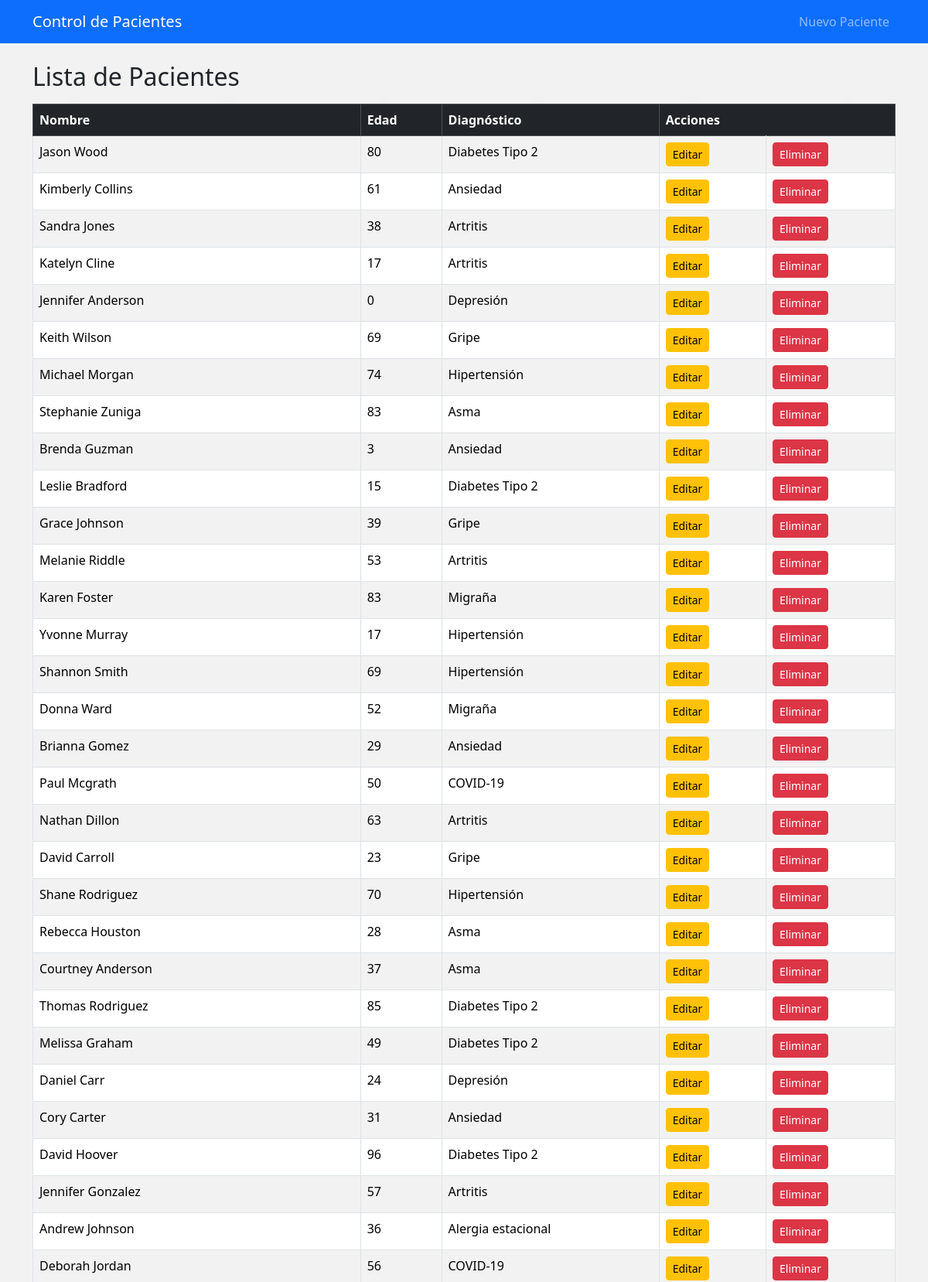
The page / (upper part) on the database its author committed.
### tables this page shows
CREATE TABLE Pacientes (
                id INTEGER PRIMARY KEY AUTOINCREMENT,
                nombre TEXT NOT NULL,
                edad INTEGER NOT NULL,
                diagnostico TEXT NOT NULL
            );

### app.py (the view)
@app.route('/')
def index():
    try:
        pacientes = db.obtener_pacientes()  # Fetch patients from the database
        return render_template('index.html', pacientes=pacientes)
    except Exception as e:
        logger.error(f"Error retrieving pacientes: {e}")
        return render_template('error.html', message="Failed to retrieve patient data.")

### app.py (called while the page is built)
@app.context_processor
def inject_current_year():
    return {'current_year': datetime.now().year}

### db.py (called while the page is built)
def handle_db_error(func):
    def wrapper(*args, **kwargs):
        try:
            return func(*args, **kwargs)
        except sqlite3.Error as e:
            print(f"Database error in {func.__name__}: {e}")
            return None
    return wrapper

@handle_db_error
def obtener_pacientes() -> List[sqlite3.Row]:
    with sqlite3.connect(DATABASE_PATH) as conn:
        conn.row_factory = sqlite3.Row
        cursor = conn.cursor()
        cursor.execute(f'SELECT * FROM {TABLE_PACIENTES}')
        return cursor.fetchall()

### templates/index.html (shortened to what this page needs)
{% extends "base.html" %}
{% block content %}
<section>
    <h2 class="mb-3">Lista de Pacientes</h2>
    <table class="table table-bordered table-striped">
        <thead class="table-dark">
            <tr>
                <th>Nombre</th>
                <th>Edad</th>
                <th>Diagnóstico</th>
                <th colspan="2">Acciones</th>
            </tr>
        </thead>
        <tbody>
            {% for paciente in pacientes %}
            <tr>
                <td>{{ paciente[1] }}</td>
                <td>{{ paciente[2] }}</td>
                <td>{{ paciente[3] }}</td>
                <td>
                    <a href="{{ url_for('editar_paciente', id=paciente[0]) }}" class="btn btn-warning btn-sm">Editar</a>
                </td>
                <td>
                    <a href="{{ url_for('eliminar_paciente', id=paciente[0]) }}" class="btn btn-danger btn-sm">Eliminar</a>
                </td>
            </tr>
            {% else %}
            <tr>
                <td colspan="5" class="text-center">No hay pacientes registrados.</td>
            </tr>
            {% endfor %}
        </tbody>
    </table>
</section>
{% endblock %}

### templates/base.html (shortened to what this page needs)
<!DOCTYPE html>
<html lang="es">
<head>
    <link rel="stylesheet" href="{{ url_for('static', filename='css/style.css') }}">
    <link href="https://cdn.jsdelivr.net/npm/bootstrap@5.3.5/dist/css/bootstrap.min.css" rel="stylesheet">
</head>
<body class="bg-light">
    <nav class="navbar navbar-expand-lg navbar-dark bg-primary">
        <div class="container">
            <a class="navbar-brand" href="{{ url_for('index') }}">Control de Pacientes</a>
            <div class="collapse navbar-collapse" id="navbarNav">
                <ul class="navbar-nav ms-auto">
                    <li class="nav-item">
                        <a class="nav-link" href="{{ url_for('nuevo_paciente') }}">Nuevo Paciente</a>
                    </li>
                </ul>
            </div>
        </div>
    </nav>
    <main class="container mt-4">
        {% block content %}
        {% endblock %}
    </main>
</body>
</html>

### static/css/style.css (style rules this page uses)
body { background-image: url('711093.jpg'); background-size: cover; background-repeat: no-repeat; background-attachment: fixed; background-position: center; margin: 0; font-family: Arial, sans-serif; color: #333; }

### templates/base.html (style rules this page uses)
body { display: flex; flex-direction: column; min-height: 100vh; }
main { flex: 1; }

### rows shown on the page
Pacientes: nombre "Jason Wood", edad "80", diagnostico "Diabetes Tipo 2"
Pacientes: nombre "Kimberly Collins", edad "61", diagnostico "Ansiedad"
Pacientes: nombre "Sandra Jones", edad "38", diagnostico "Artritis"
Pacientes: nombre "Katelyn Cline", edad "17", diagnostico "Artritis"
Pacientes: nombre "Jennifer Anderson", edad "0", diagnostico "Depresión"
Pacientes: nombre "Keith Wilson", edad "69", diagnostico "Gripe"
Pacientes: nombre "Michael Morgan", edad "74", diagnostico "Hipertensión"
Pacientes: nombre "Stephanie Zuniga", edad "83", diagnostico "Asma"
Pacientes: nombre "Brenda Guzman", edad "3", diagnostico "Ansiedad"
Pacientes: nombre "Leslie Bradford", edad "15", diagnostico "Diabetes Tipo 2"
Pacientes: nombre "Grace Johnson", edad "39", diagnostico "Gripe"
Pacientes: nombre "Melanie Riddle", edad "53", diagnostico "Artritis"
Pacientes: nombre "Karen Foster", edad "83", diagnostico "Migraña"
Pacientes: nombre "Yvonne Murray", edad "17", diagnostico "Hipertensión"
Pacientes: nombre "Shannon Smith", edad "69", diagnostico "Hipertensión"
Pacientes: nombre "Donna Ward", edad "52", diagnostico "Migraña"
Pacientes: nombre "Brianna Gomez", edad "29", diagnostico "Ansiedad"
Pacientes: nombre "Paul Mcgrath", edad "50", diagnostico "COVID-19"
Pacientes: nombre "Nathan Dillon", edad "63", diagnostico "Artritis"
Pacientes: nombre "David Carroll", edad "23", diagnostico "Gripe"
Pacientes: nombre "Shane Rodriguez", edad "70", diagnostico "Hipertensión"
Pacientes: nombre "Rebecca Houston", edad "28", diagnostico "Asma"
Pacientes: nombre "Courtney Anderson", edad "37", diagnostico "Asma"
Pacientes: nombre "Thomas Rodriguez", edad "85", diagnostico "Diabetes Tipo 2"
Pacientes: nombre "Melissa Graham", edad "49", diagnostico "Diabetes Tipo 2"
Pacientes: nombre "Daniel Carr", edad "24", diagnostico "Depresión"
Pacientes: nombre "Cory Carter", edad "31", diagnostico "Ansiedad"
Pacientes: nombre "David Hoover", edad "96", diagnostico "Diabetes Tipo 2"
Pacientes: nombre "Jennifer Gonzalez", edad "57", diagnostico "Artritis"
Pacientes: nombre "Andrew Johnson", edad "36", diagnostico "Alergia estacional"
Pacientes: nombre "Deborah Jordan", edad "56", diagnostico "COVID-19"
